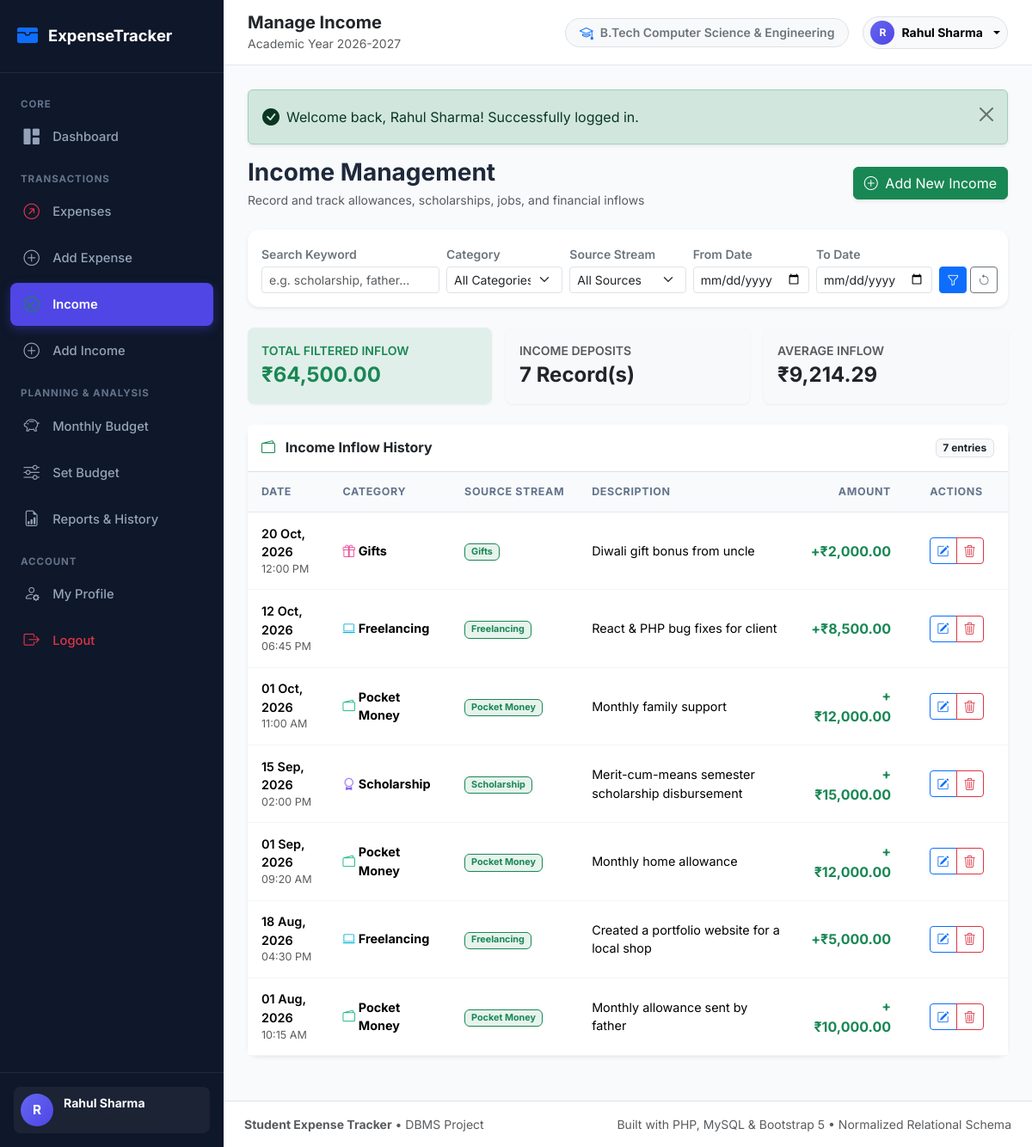
Screenshot of /income/view.php (signed in) with the database file from the repository.
### tables this page shows
CREATE TABLE `income` (
    `income_id` INT AUTO_INCREMENT PRIMARY KEY,
    `student_id` INT NOT NULL,
    `category_id` INT NOT NULL,
    `amount` DECIMAL(10, 2) NOT NULL,
    `income_date` DATE NOT NULL,
    `source` VARCHAR(100) NOT NULL COMMENT 'Pocket Money, Scholarship, Part-time Job, etc.',
    `description` VARCHAR(255) DEFAULT NULL,
    `created_at` TIMESTAMP DEFAULT CURRENT_TIMESTAMP,
    
     
    CONSTRAINT `chk_income_positive_amount` CHECK (`amount` > 0.00),
    
     
    CONSTRAINT `fk_income_student` 
        FOREIGN KEY (`student_id`) 
        REFERENCES `students` (`student_id`) 
        ON DELETE CASCADE 
        ON UPDATE CASCADE,
        
    CONSTRAINT `fk_income_category` 
        FOREIGN KEY (`category_id`) 
        REFERENCES `categories` (`category_id`) 
        ON DELETE RESTRICT 
        ON UPDATE CASCADE
);

CREATE TABLE `categories` (
    `category_id` INT AUTO_INCREMENT PRIMARY KEY,
    `category_name` VARCHAR(60) NOT NULL UNIQUE,
    `category_type` ENUM('expense', 'income') NOT NULL DEFAULT 'expense',
    `icon` VARCHAR(50) DEFAULT 'bi-tag' COMMENT 'Bootstrap icon identifier',
    `color` VARCHAR(25) DEFAULT '#4f46e5' COMMENT 'Hex color code for charts and badges',
    `created_at` TIMESTAMP DEFAULT CURRENT_TIMESTAMP
);

### income/view.php (the view, shortened to what this page needs)
<?php
require_once __DIR__ . '/../includes/header.php';
$pdo = getDBConnection();
$studentId = current_student_id();
$baseUrl = get_base_url();
$fromDate = trim($_GET['from_date'] ?? '');
$toDate = trim($_GET['to_date'] ?? '');
$keyword = trim($_GET['keyword'] ?? '');
$sql = "
    SELECT i.income_id, i.amount, i.income_date, i.source, i.description, i.created_at,
           c.category_name, c.icon, c.color
    FROM income i
    INNER JOIN categories c ON i.category_id = c.category_id
    WHERE i.student_id = :sid
";
$params = [':sid' => $studentId];
$sql .= " ORDER BY i.income_date DESC, i.created_at DESC";
$stmt = $pdo->prepare($sql);
$stmt->execute($params);
$incomes = $stmt->fetchAll();
$totalFilteredIncome = 0.00;
$countFiltered = count($incomes);
foreach ($incomes as $item) {
    $totalFilteredIncome += (float)$item['amount'];
}
$avgFilteredIncome = $countFiltered > 0 ? ($totalFilteredIncome / $countFiltered) : 0.00;
?>
<div class="d-flex flex-column flex-md-row align-items-md-center justify-content-between gap-3 mb-4">
    <div>
        <h3 class="fw-bold mb-1">Income Management</h3>
        <p class="text-muted small mb-0">Record and track allowances, scholarships, jobs, and financial inflows</p>
    </div>
    <div class="d-flex gap-2">
        <a href="<?= $baseUrl ?>/income/add.php" class="btn btn-success shadow-sm">
            <i class="bi bi-plus-circle me-1"></i> Add New Income
        </a>
    </div>
</div>
<div class="card shadow-sm border-0 mb-4">
    <div class="card-body p-3">
        <form method="GET" action="<?= $baseUrl ?>/income/view.php" class="row g-2 align-items-end">
            <div class="col-md-3">
                <label class="form-label small fw-semibold text-secondary mb-1">Search Keyword</label>
                <input type="text" name="keyword" class="form-control form-control-sm" placeholder="e.g. scholarship, father..." value="<?= htmlspecialchars($keyword) ?>">
            </div>
            <div class="col-md-2">
                <label class="form-label small fw-semibold text-secondary mb-1">Category</label>
                <select name="category_id" class="form-select form-select-sm">
                    <option value="">All Categories</option>
                </select>
            </div>
            <div class="col-md-2">
                <label class="form-label small fw-semibold text-secondary mb-1">Source Stream</label>
                <select name="source" class="form-select form-select-sm">
                    <option value="">All Sources</option>
                </select>
            </div>
            <div class="col-md-2">
                <label class="form-label small fw-semibold text-secondary mb-1">From Date</label>
                <input type="date" name="from_date" class="form-control form-control-sm" value="<?= htmlspecialchars($fromDate) ?>">
            </div>
            <div class="col-md-2">
                <label class="form-label small fw-semibold text-secondary mb-1">To Date</label>
                <input type="date" name="to_date" class="form-control form-control-sm" value="<?= htmlspecialchars($toDate) ?>">
            </div>
            <div class="col-md-1 d-flex gap-1">
                <button type="submit" class="btn btn-sm btn-primary w-100" title="Apply Filter">
                    <i class="bi bi-funnel"></i>
                </button>
                <a href="<?= $baseUrl ?>/income/view.php" class="btn btn-sm btn-outline-secondary" title="Reset Filters">
                    <i class="bi bi-arrow-counterclockwise"></i>
                </a>
            </div>
        </form>
    </div>
</div>
<div class="row g-3 mb-4">
    <div class="col-sm-4">
        <div class="card p-3 border-0 bg-success bg-opacity-10 text-success rounded-3">
            <div class="small fw-semibold text-uppercase">Total Filtered Inflow</div>
            <div class="fs-4 fw-bold"><?= format_currency($totalFilteredIncome) ?></div>
        </div>
    </div>
    <div class="col-sm-4">
        <div class="card p-3 border-0 bg-light rounded-3">
            <div class="small fw-semibold text-uppercase text-muted">Income Deposits</div>
            <div class="fs-4 fw-bold text-dark"><?= $countFiltered ?> Record(s)</div>
        </div>
    </div>
    <div class="col-sm-4">
        <div class="card p-3 border-0 bg-light rounded-3">
            <div class="small fw-semibold text-uppercase text-muted">Average Inflow</div>
            <div class="fs-4 fw-bold text-dark"><?= format_currency($avgFilteredIncome) ?></div>
        </div>
    </div>
</div>
<div class="card shadow-sm border-0 mb-4">
    <div class="card-header bg-white py-3 border-bottom d-flex align-items-center justify-content-between">
        <h6 class="mb-0 fw-bold"><i class="bi bi-wallet2 text-success me-2"></i> Income Inflow History</h6>
        <span class="badge bg-light text-dark border"><?= $countFiltered ?> entries</span>
    </div>
    <div class="table-responsive">
        <table class="table table-custom align-middle">
            <thead>
                <tr>
                    <th>Date</th>
                    <th>Category</th>
                    <th>Source Stream</th>
                    <th>Description</th>
                    <th class="text-end">Amount</th>
                    <th class="text-center" style="width: 120px;">Actions</th>
                </tr>
            </thead>
            <tbody>
                <?php if (empty($incomes)): ?>
                    <tr>
                        <td colspan="6" class="text-center py-5 text-muted">
                            <i class="bi bi-cash-stack fs-1 d-block mb-2 text-secondary"></i>
                            <p class="mb-2">No income records found for this period.</p>
                            <a href="<?= $baseUrl ?>/income/add.php" class="btn btn-sm btn-outline-success">Record Income</a>
                        </td>
                    </tr>
                <?php else: ?>
                    <?php foreach ($incomes as $row): ?>
                        <tr>
                            <td>
                                <div class="fw-semibold"><?= format_date($row['income_date']) ?></div>
                                <div class="text-muted small"><?= date('h:i A', strtotime($row['created_at'])) ?></div>
                            </td>
                            <td>
                                <span class="d-inline-flex align-items-center gap-1">
                                    <i class="bi <?= htmlspecialchars($row['icon'] ?: 'bi-tag') ?>" style="color: <?= htmlspecialchars($row['color'] ?: '#10b981') ?>;"></i>
                                    <strong><?= htmlspecialchars($row['category_name']) ?></strong>
                                </span>
                            </td>
                            <td><span class="badge bg-success bg-opacity-10 text-success border border-success"><?= htmlspecialchars($row['source']) ?></span></td>
                            <td><?= htmlspecialchars($row['description'] ?: '-') ?></td>
                            <td class="text-end fw-bold text-success fs-6">
                                +<?= format_currency($row['amount']) ?>
                            </td>
                            <td class="text-center">
                                <div class="btn-group btn-group-sm">
                                    <a href="<?= $baseUrl ?>/income/edit.php?id=<?= $row['income_id'] ?>" class="btn btn-outline-primary" title="Edit Income">
                                        <i class="bi bi-pencil-square"></i>
                                    </a>
                                    <a href="<?= $baseUrl ?>/income/delete.php?id=<?= $row['income_id'] ?>&csrf_token=<?= csrf_token() ?>"
                                       class="btn btn-outline-danger btn-confirm-delete"
                                       data-item-name="income record of <?= format_currency($row['amount']) ?>"
                                       title="Delete Income">
                                        <i class="bi bi-trash3"></i>
                                    </a>
                                </div>
                            </td>
                        </tr>
                    <?php endforeach; ?>
                <?php endif; ?>
            </tbody>
        </table>
    </div>
</div>
<?php require_once __DIR__ . '/../includes/footer.php'; ?>

### assets/css/style.css (style rules this page uses)
:root { --primary: #4f46e5; --primary-dark: #3730a3; --primary-light: #e0e7ff; --secondary: #64748b; --success: #10b981; --success-light: #d1fae5; --warning: #f59e0b; --warning-light: #fef3c7; --danger: #ef4444; --danger-light: #fee2e2; --info: #06b6d4; --info-light: #cffafe; --bg-main: #f8fafc; --card-bg: #ffffff; --text-primary: #1e293b; --text-secondary: #64748b; --border-color: #e2e8f0; --sidebar-width: 260px; --sidebar-bg: #0f172a; --sidebar-hover: #1e293b; --sidebar-text: #94a3b8; --sidebar-active: #4f46e5; }
body { font-family: 'Inter', -apple-system, BlinkMacSystemFont, 'Segoe UI', Roboto, Helvetica, Arial, sans-serif; background-color: var(--bg-main); color: var(--text-primary); overflow-x: hidden; min-height: 100vh; }
.card { background: #ffffff; border: 1px solid var(--border-color); border-radius: 0.85rem; box-shadow: 0 1px 3px rgba(0, 0, 0, 0.04), 0 1px 2px rgba(0, 0, 0, 0.02); transition: transform 0.2s ease, box-shadow 0.2s ease; }
.table-custom { margin-bottom: 0; }
.table-custom th { font-size: 0.78rem; text-transform: uppercase; letter-spacing: 0.05em; font-weight: 700; color: #64748b; background-color: #f8fafc; border-bottom: 1px solid var(--border-color); padding: 0.85rem 1rem; white-space: nowrap; }
.table-custom td { padding: 0.85rem 1rem; vertical-align: middle; font-size: 0.9rem; border-bottom: 1px solid #f1f5f9; }

### rows the page displays
income: income_date "20 Oct, 2026", created_at "12:00 PM", category.category_name "Gifts", source "Gifts", description "Diwali gift bonus from uncle", amount "₹2,000.00"
income: income_date "12 Oct, 2026", created_at "06:45 PM", category.category_name "Freelancing", source "Freelancing", description "React & PHP bug fixes for client", amount "₹8,500.00"
income: income_date "01 Oct, 2026", created_at "11:00 AM", category.category_name "Pocket Money", source "Pocket Money", description "Monthly family support", amount "₹12,000.00"
income: income_date "15 Sep, 2026", created_at "02:00 PM", category.category_name "Scholarship", source "Scholarship", description "Merit-cum-means semester scholarship disbursement", amount "₹15,000.00"
income: income_date "01 Sep, 2026", created_at "09:20 AM", category.category_name "Pocket Money", source "Pocket Money", description "Monthly home allowance", amount "₹12,000.00"
income: income_date "18 Aug, 2026", created_at "04:30 PM", category.category_name "Freelancing", source "Freelancing", description "Created a portfolio website for a local shop", amount "₹5,000.00"
income: income_date "01 Aug, 2026", created_at "10:15 AM", category.category_name "Pocket Money", source "Pocket Money", description "Monthly allowance sent by father", amount "₹10,000.00"

### other values shown
substr($user['name'] ?? 'S', 0, 1) "R"
$user['name'] "Rahul Sharma"
$pageTitle "Manage Income"
$currentUser['course'] "B.Tech Computer Science & Engineering"
substr($currentUser['name'] ?? 'S', 0, 1) "R"
$currentUser['name'] "Rahul Sharma"
$flash['message'] "Welcome back, Rahul Sharma! Successfully logged in."
format_currency($totalFilteredIncome) "₹64,500.00"
$countFiltered "7"
format_currency($avgFilteredIncome) "₹9,214.29"
